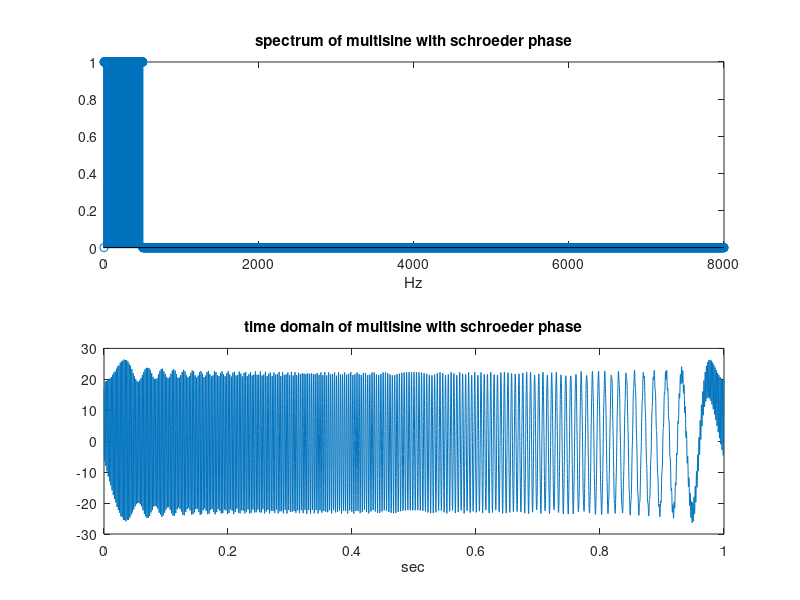

Recreate this plot in MATLAB.
%% The Schroeder multisine
clear all
fs = 8e3;
f1 = 1; f2 = 500;
fres = 1;
N = fs/fres; 
m = f1:f2; k = abs(f1-f2);
phischroeder = (m.*(m+1)*pi/k).';
Ak = ones(k+1,1);
X = zeros(N,1);
X(f1+1:fres:f2+1) = Ak.*exp(1j*phischroeder);

rmsdesired = 0.1;


faxis_Hz = fres * (0:1:N-1);
subplot(2,1,1);stem(faxis_Hz,abs(X));
title('spectrum of multisine with schroeder phase');xlabel('Hz');

x = N * real(ifft(X));
n = 0:N-1; Ts = 1/fs ;t = n*Ts;
subplot(2,1,2);plot(t,x);
title('time domain of multisine with schroeder phase');xlabel('sec');
x = rmsdesired* x/rms(x);


%% QUESTION 1.8.  Differences between periods 
%Compare the measurements of the different periods of the signal in the
%time domain and calculate the FRF for each period of the signals separately
%Explain what you see and decide which periods to select or leave out and why